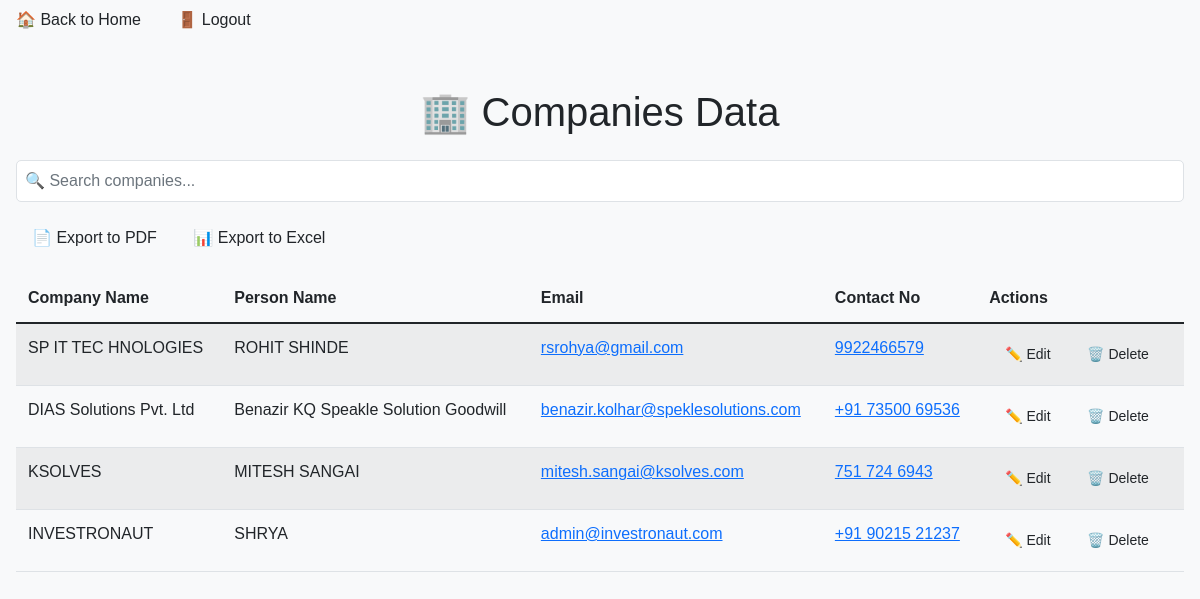
Before: /companies (signed in) with the older database file.
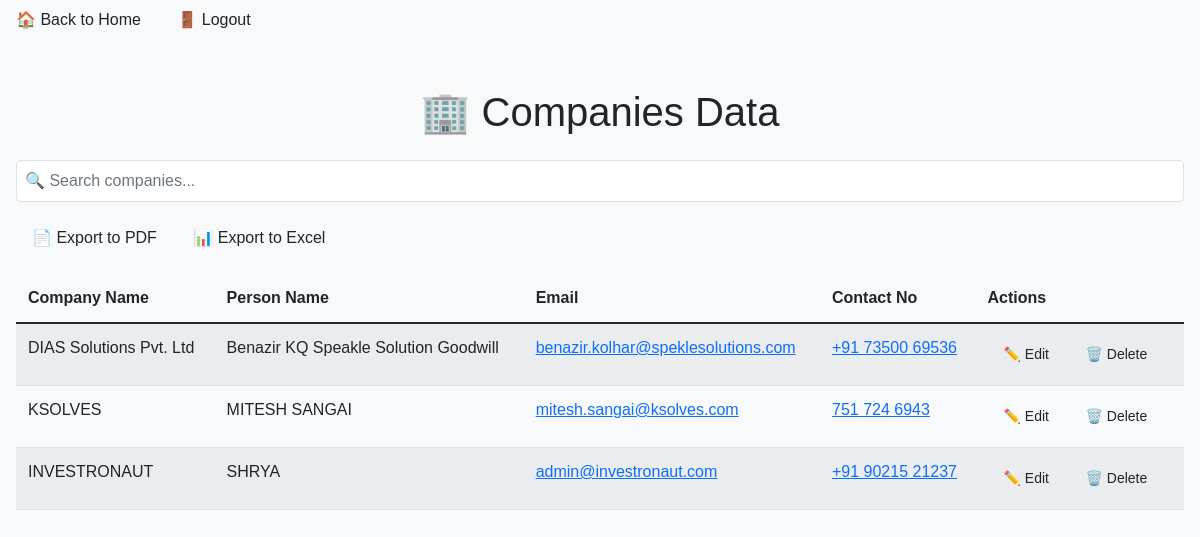
After: the same page with the newer database file.
### app.py (models this page shows)
class Company(db.Model):
    id = db.Column(db.Integer, primary_key=True)
    date = db.Column(db.Date, nullable=False)
    name = db.Column(db.String(100), nullable=False)
    address = db.Column(db.String(200), nullable=False)
    information = db.Column(db.Text, nullable=True)
    person_name = db.Column(db.String(100), nullable=False)
    position = db.Column(db.String(50), nullable=False)
    email = db.Column(db.String(100), nullable=False)
    contact_no = db.Column(db.String(20), nullable=False)
    country = db.Column(db.String(50), nullable=False)

### app.py (the view)
@app.route('/companies')
@login_required
def companies():
    try:
        app.logger.info("Fetching all companies")
        all_companies = Company.query.all()
        app.logger.info(f"Found {len(all_companies)} companies")
        return render_template('companies.html', companies=all_companies)
    except Exception as e:
        app.logger.error(f"Error fetching companies: {e}")
        return f"Error: {str(e)}", 500

### app.py (called while the page is built)
def login_required(f):
    @wraps(f)
    def decorated_function(*args, **kwargs):
        if 'logged_in' not in session:
            return redirect(url_for('login'))
        return f(*args, **kwargs)
    return decorated_function

### templates/companies.html (shortened to what this page needs)
<!DOCTYPE html>
<html lang="en">
<head>
    <link href="https://cdn.jsdelivr.net/npm/bootstrap@5.1.3/dist/css/bootstrap.min.css" rel="stylesheet">
    <link href="{{ url_for('serve_static', filename='styles.css') }}" rel="stylesheet">
</head>
<body>
    <a href="{{ url_for('index') }}" class="btn btn-glass back-button">🏠 Back to Home</a>
    <a href="{{ url_for('logout') }}" class="btn btn-glass logout-button">🚪 Logout</a>
    <div class="container mt-5">
        <div class="glass-container animated">
            <h1 class="text-center mb-4">🏢 Companies Data</h1>
            <div class="mb-3">
                <input type="text" id="searchInput" class="form-control btn-glass" placeholder="🔍 Search companies...">
            </div>
            <div class="mb-3">
                <button onclick="exportToPDF()" class="btn btn-glass">📄 Export to PDF</button>
                <button onclick="exportToExcel()" class="btn btn-glass">📊 Export to Excel</button>
            </div>
            <table class="table table-striped table-glass">
                <thead>
                    <tr>
                        <th>Company Name</th>
                        <th>Person Name</th>
                        <th>Email</th>
                        <th>Contact No</th>
                        <th>Actions</th>
                    </tr>
                </thead>
                <tbody id="companiesTableBody">
                    {% for company in companies %}
                    <tr>
                        <td>{{ company.name }}</td>
                        <td>{{ company.person_name }}</td>
                        <td><a href="mailto:{{ company.email }}">{{ company.email }}</a></td>
                        <td><a href="tel:{{ company.contact_no }}">{{ company.contact_no }}</a></td>
                        <td>
                            <a href="{{ url_for('edit', id=company.id) }}" class="btn btn-sm btn-glass">✏️ Edit</a>
                            <button onclick="deleteCompany({{ company.id }})" class="btn btn-sm btn-glass">🗑️ Delete</button>
                        </td>
                    </tr>
                    {% endfor %}
                </tbody>
            </table>
        </div>
    </div>
</body>
</html>

Changed rows visible on the page:
removed Company: name "SP IT TEC HNOLOGIES", person_name "ROHIT SHINDE", email "rsrohya@gmail.com", contact_no "9922466579"
